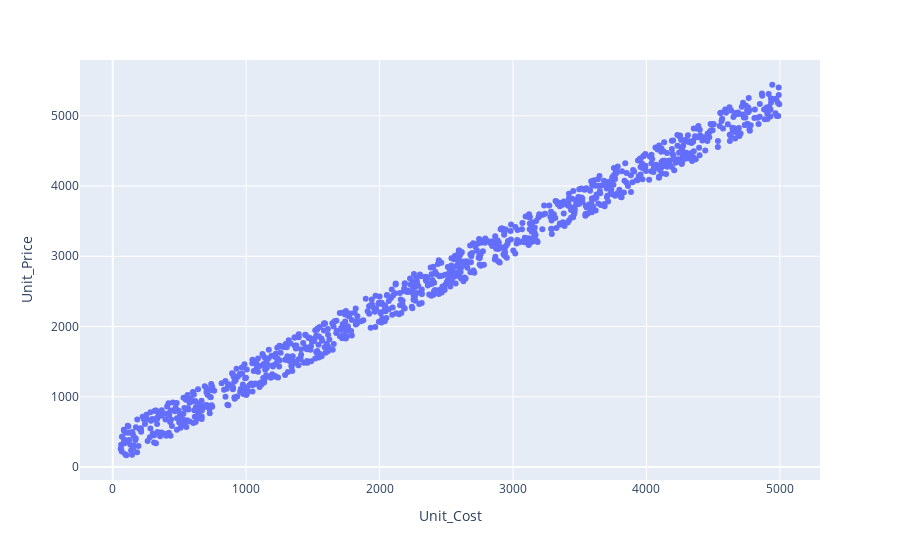

This figure's notebook cell:
### Markdown cell above
Dispersão

### Code cell
px.scatter(dados, x='Unit_Cost', y='Unit_Price')

### Figure 1 — Plotly figure (JSON) as saved in the notebook; plotly's stock layout.template omitted (floating-point values rounded to 4 significant figures; data arrays with more than 128 entries replaced by an {"elided": "..."} marker saying what was removed)
{"data": [{"hovertemplate": "Unit_Cost=%{x}<br>Unit_Price=%{y}<extra></extra>", "legendgroup": "", "marker": {"color": "#636efa", "symbol": "circle"}, "mode": "markers", "name": "", "orientation": "v", "showlegend": false, "type": "scatter", "x": {"elided": "1000 float values"}, "xaxis": "x", "y": {"elided": "1000 float values"}, "yaxis": "y"}], "layout": {"legend": {"tracegroupgap": 0}, "margin": {"t": 60}, "xaxis": {"anchor": "y", "domain": [0, 1], "title": {"text": "Unit_Cost"}}, "yaxis": {"anchor": "x", "domain": [0, 1], "title": {"text": "Unit_Price"}}}}
